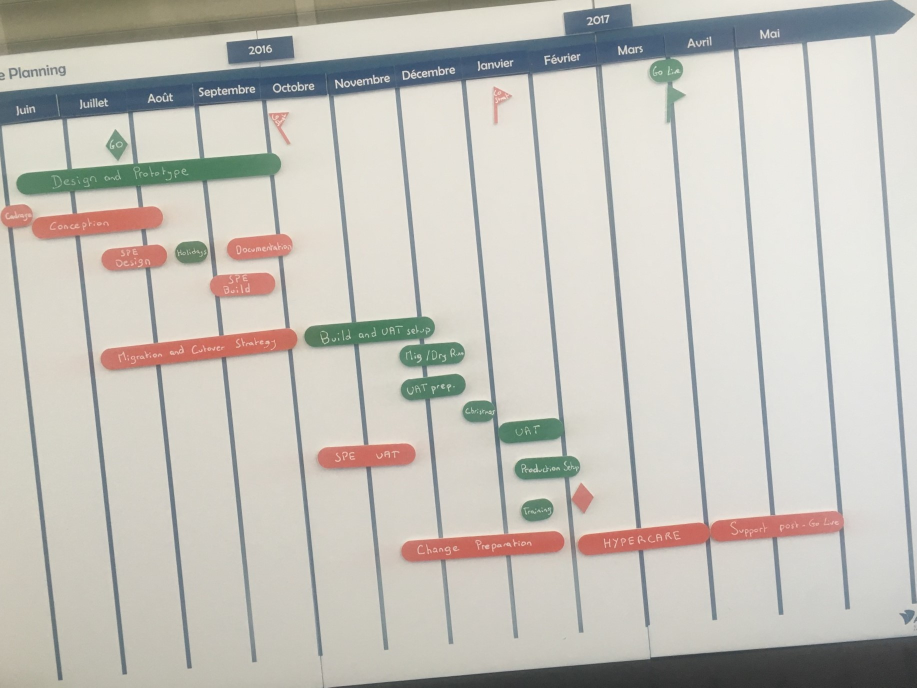
#> input picture img/pivot_1.jpg, 1833 x 1375 px (shown at 1/2 size)
$ python correct_skew.py
#> lines starting #> are read from the running program, lines starting #| are printed output that depends on the picture; after the words box and inside, x2 and y2 are one past the last pixel; in counts of white or black regions, pixels touching at a corner belong together; long printed decimals are rounded
import cv2
import numpy as np
from scipy.ndimage.morphology import binary_fill_holes
import matplotlib.pyplot as plt
import skimage.measure
import csv
import math
import matplotlib.patches as mpatches

#Correcting skew using the red and green horizontal lines

image = cv2.imread('img/pivot_1.jpg')
#> image is the input picture: shape (1375, 1833, 3); mean B, G, R 186.5, 193.6, 196.5

r = 1000.0 / image.shape[1]
#> r = 0.546
dim = (1000, int(image.shape[0] * r))
#> dim = (1000, 750)

# perform the actual resizing of the image and show it
resized = cv2.resize\
   (image, dim, interpolation=cv2.INTER_AREA)
#cv2.imshow("resized", resized)

# Convert BGR to HSV
hsv = cv2.cvtColor(resized, cv2.COLOR_BGR2HSV)
#> hsv: shape (750, 1000, 3); mean H, S, V 34.2, 23.6, 200.3

lower = np.array([0, 100, 100], dtype="uint8")
upper = np.array( [10, 255, 255], dtype="uint8")
# find the colors within the specified boundaries and apply
#  the mask
mask = cv2.inRange(hsv, lower, upper)
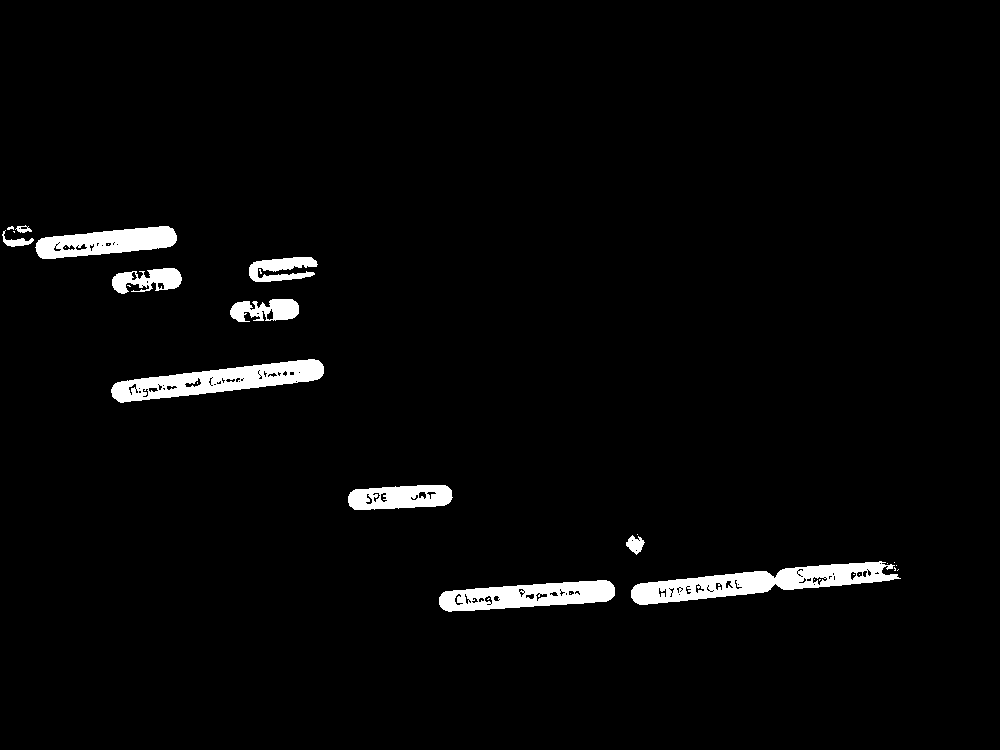
#> mask: shape (750, 1000); 2.9% white; 30 white regions (19 under 20 px), largest, box (x1, y1, x2, y2) and area: (631, 561, 901, 605) 5080, (111, 359, 324, 403) 4317, (439, 580, 615, 612) 3487

output = cv2.bitwise_and(resized, resized, mask=mask)
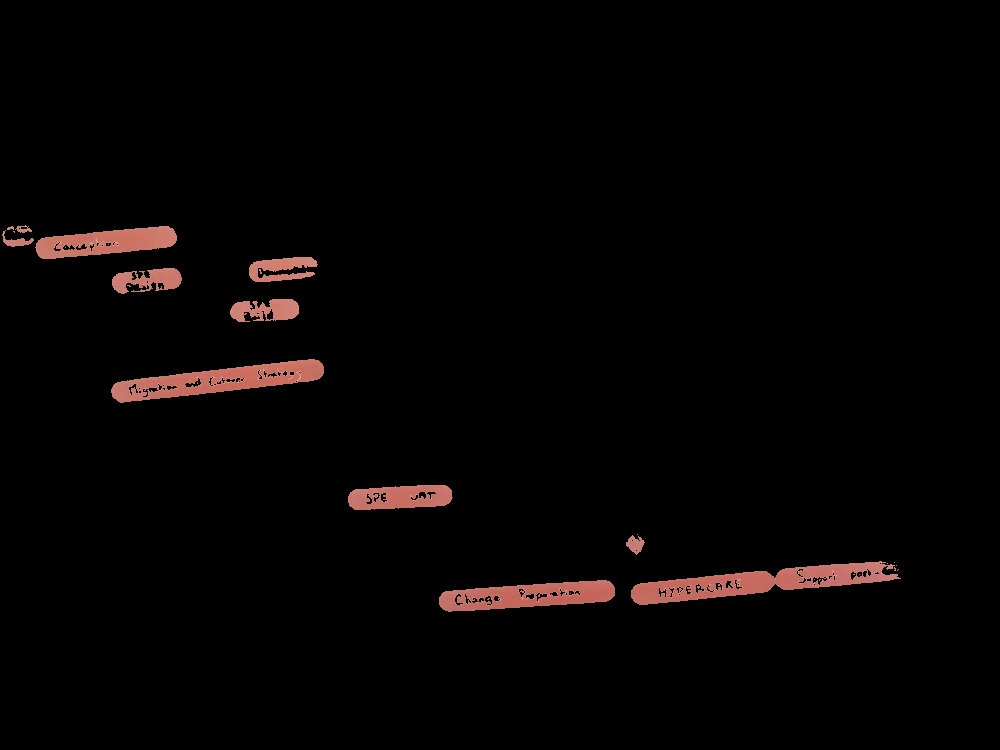
#> output: shape (750, 1000, 3); mean B, G, R 3, 3.4, 5.8
# Define contours

# Grayscale
gray = cv2.cvtColor(output, cv2.COLOR_BGR2GRAY)
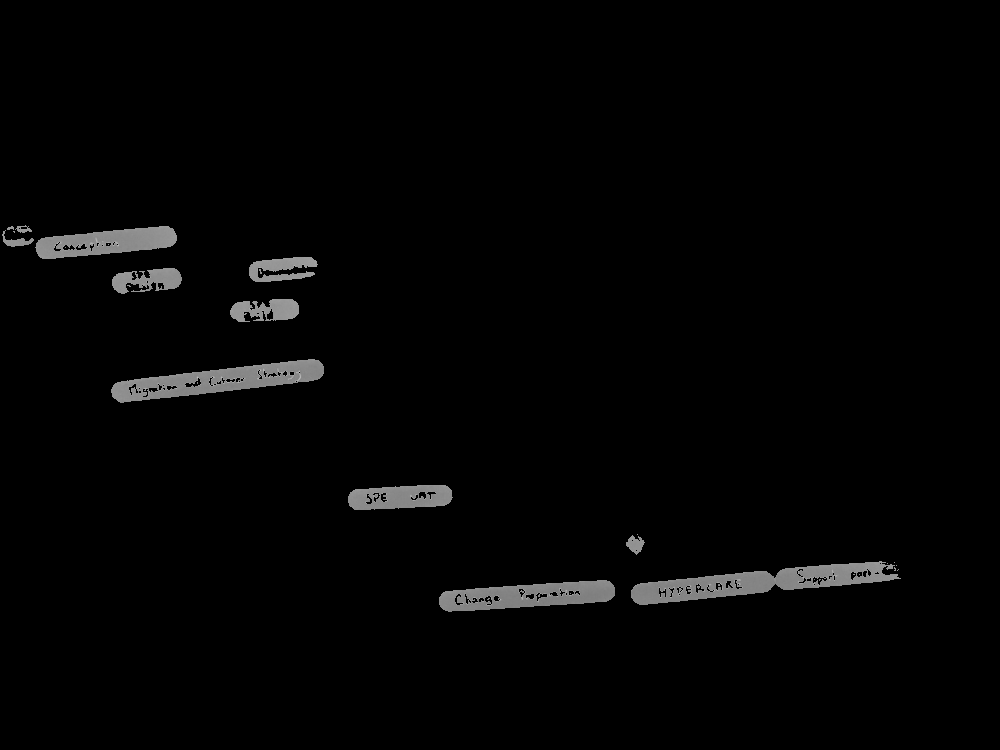
#> gray: shape (750, 1000); min 0, max 188, mean 4

# Threshold.
# Set values equal to or above 220 to 0.
# Set values below 0 to 0.
th, im_th = cv2.threshold(output,0,255, cv2.THRESH_BINARY);
plt.imshow(im_th)
plt.title("WithHoles")
plt.show()

imwithoutholes=binary_fill_holes(im_th[:,:,0], structure=np.ones((3,3))).astype(int)
#> imwithoutholes: shape (750, 1000) int64; values 0 (black) and 1 (white), 3.1% white; 21 white regions (10 under 20 px), largest, box (x1, y1, x2, y2) and area: (631, 561, 901, 605) 5452, (111, 359, 324, 403) 4640, (439, 580, 615, 612) 3770


plt.imshow(imwithoutholes)
plt.title("imwithoutholes")
plt.show()

#gris = cv2.cvtColor(imwithoutholes, cv2.COLOR_BGR2GRAY)
edges = cv2.Canny(gray, 100, 170, apertureSize=3)
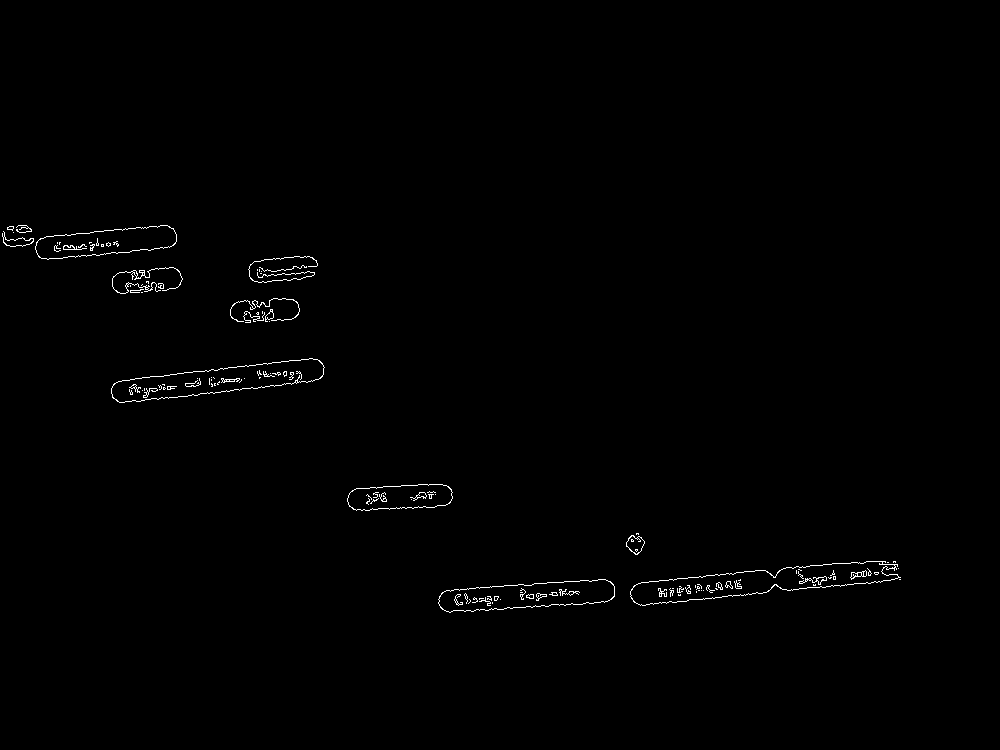
#> edges: shape (750, 1000); 0.61% white in thin lines or dots, all inside (x1, y1, x2, y2) = (2, 225, 901, 613)
cv2.imshow('edges', edges)

lines = cv2.HoughLines(edges,1, np.pi / 700, 150)
#> lines = [[618, 1.5]]

for [[rho, theta]] in lines:
   a = np.cos(theta)
   b = np.sin(theta)
   x0 = a * rho
   y0 = b * rho
   x1 = int(x0 + 1000 * (-b))
   y1 = int(y0 + 1000 * (a))
   x2 = int(x0 - 1000 * (-b))
   y2 = int(y0 - 1000 * (a))

   cv2.line(resized, (x1, y1), (x2, y2), (255, 0, 0), 2)
   angle=-math.degrees(theta)
   print (angle)
   if angle < -45:
       angle = -(90 + angle)
       # otherwise, just take the inverse of the angle to make
       #  it positive
   else:
       angle = -angle
#> this loop made 1 pass
#> (rho, theta, a, b, x0, y0, x1, y1) on pass 1: (618, 1.5, 0.0673, 0.998, 41.57, 616.6, -956, 683)
#| -86.143
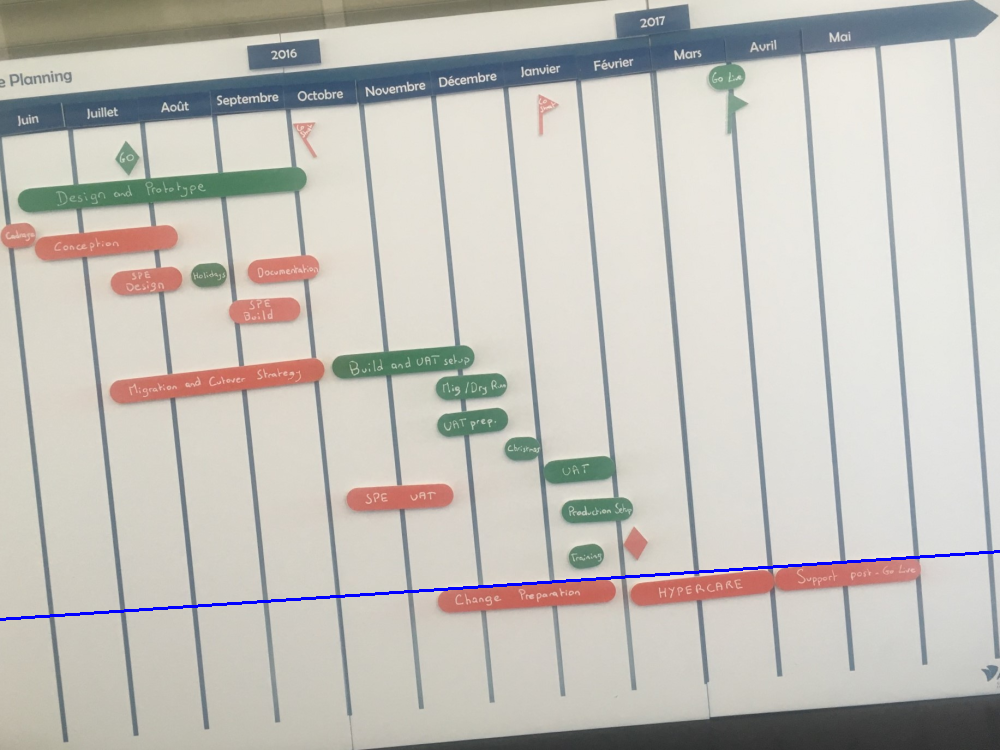
#> resized: shape (750, 1000, 3); mean B, G, R 186.7, 192.9, 195.7


cv2.imshow('Hough Lines', resized)
cv2.waitKey(0)

(h, w) = resized.shape[:2]
#> h = 750; w = 1000
center = (w // 2, h // 2)
#> center = (500, 375)
M = cv2.getRotationMatrix2D(center, angle, 1.0)
#> M = [[0.998, -0.0673, 26.36], [0.0673, 0.998, -32.79]]
rotated = cv2.warpAffine(resized, M, (w, h),flags=cv2.INTER_CUBIC, borderMode=cv2.BORDER_REPLICATE)

# draw the correction angle on the image so we can validate it
cv2.putText(rotated, "Angle: {:.2f} degrees".format(angle),
            (10, 30), cv2.FONT_HERSHEY_SIMPLEX, 0.7, (0, 0, 255), 2)
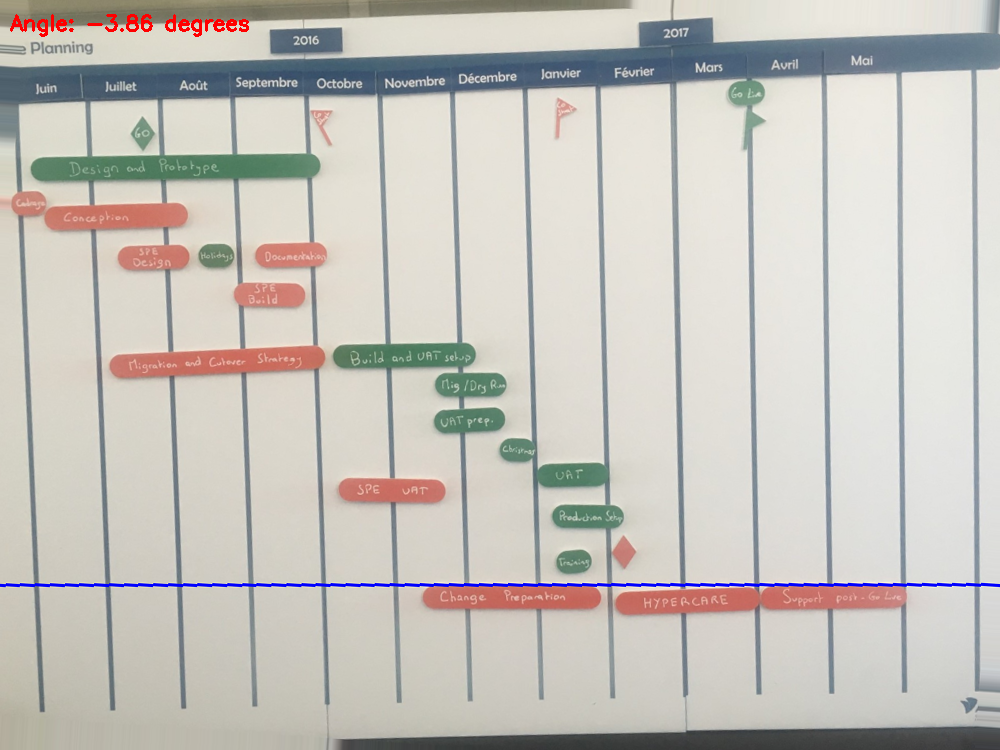
#> rotated: shape (750, 1000, 3); mean B, G, R 188.3, 194.3, 197.7

# show the output image
print("[INFO] angle: {:.3f}".format(angle))
#| [INFO] angle: -3.857
cv2.imshow("Input", resized)
cv2.imshow("Rotated", rotated)
cv2.waitKey(0)

$ run again, with img/pivot_2.jpg copied over img/pivot_1.jpg
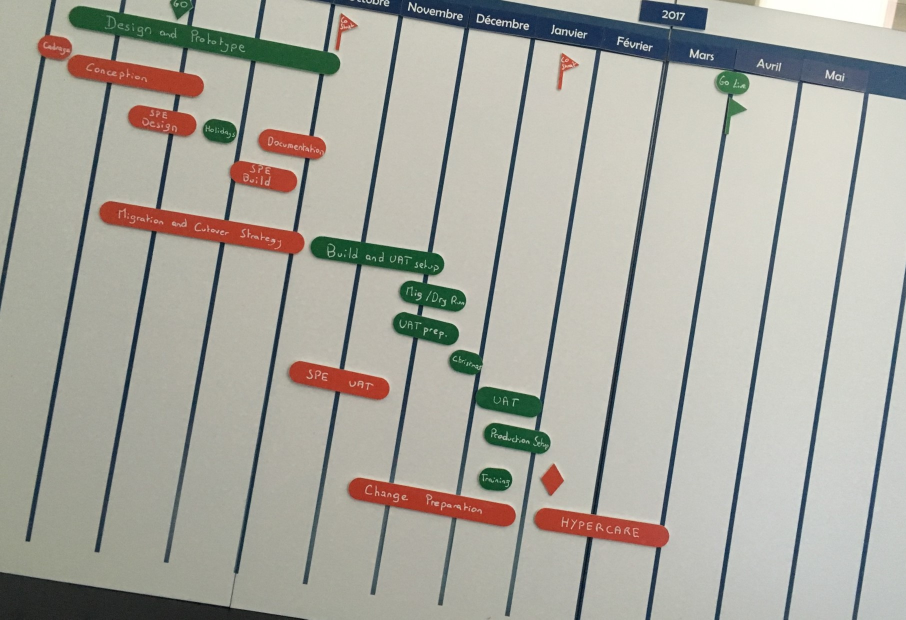
#> input picture img/pivot_2.jpg, 1812 x 1239 px (shown at 1/2 size)
#> image is the input picture: shape (1239, 1812, 3); mean B, G, R 159.6, 168.4, 169.6
#> hsv: shape (683, 1000, 3); mean H, S, V 39, 33.3, 174.6
#> mask: shape (683, 1000); 3.9% white; 13 white regions (1 under 20 px), largest, box (x1, y1, x2, y2) and area: (109, 222, 336, 280) 5491, (384, 527, 569, 580) 4453, (74, 60, 225, 107) 3661
#> imwithoutholes: shape (683, 1000) int64; values 0 (black) and 1 (white), 4% white; 12 white regions, largest, box (x1, y1, x2, y2) and area: (109, 222, 336, 280) 5564, (384, 527, 569, 580) 4527, (74, 60, 225, 107) 3663
#> edges: shape (683, 1000); 0.75% white in thin lines or dots, all inside (x1, y1, x2, y2) = (41, 15, 739, 604)
#> lines = [[199, 1.73]]
#> the loop `for [[rho, theta]] in lines:` made 1 pass
#> (rho, theta, a, b, x0, y0, x1, y1) on pass 1: (199, 1.73, -0.161, 0.987, -32.01, 196.4, -1018, 35)
#> (printed output is left out)
#> after the loop `for [[rho, theta]] in lines:`:
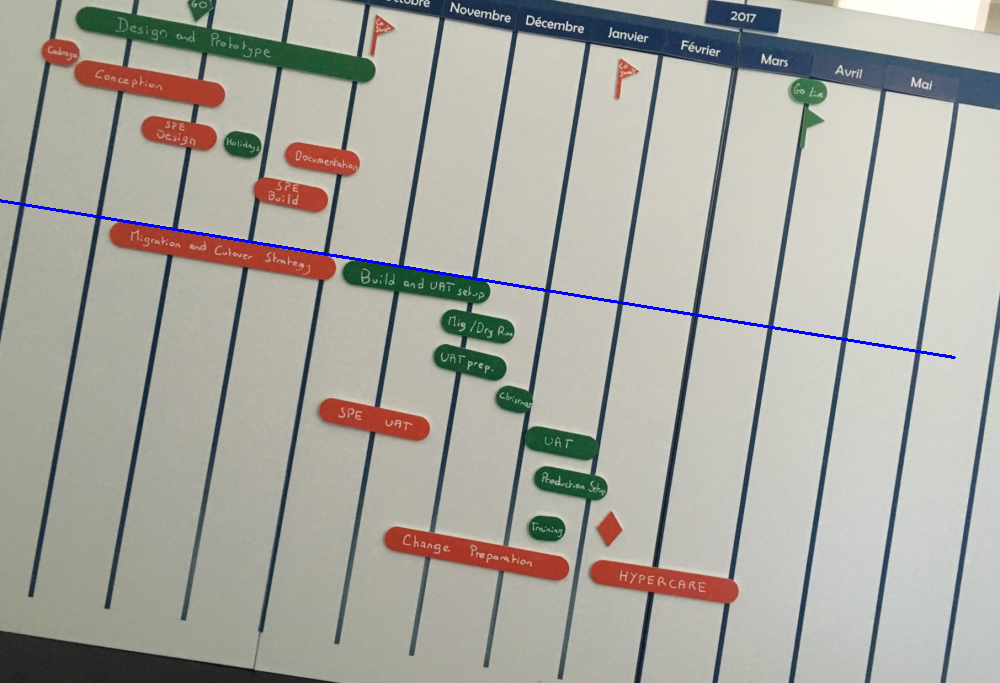
#> resized: shape (683, 1000, 3); mean B, G, R 160, 167.6, 168.9
#> M = [[0.987, 0.161, -48.34], [-0.161, 0.987, 84.87]]
#> `cv2.putText(rotated, "Angle: {:.2f} degrees".format(angle), (10, 30), ..`:
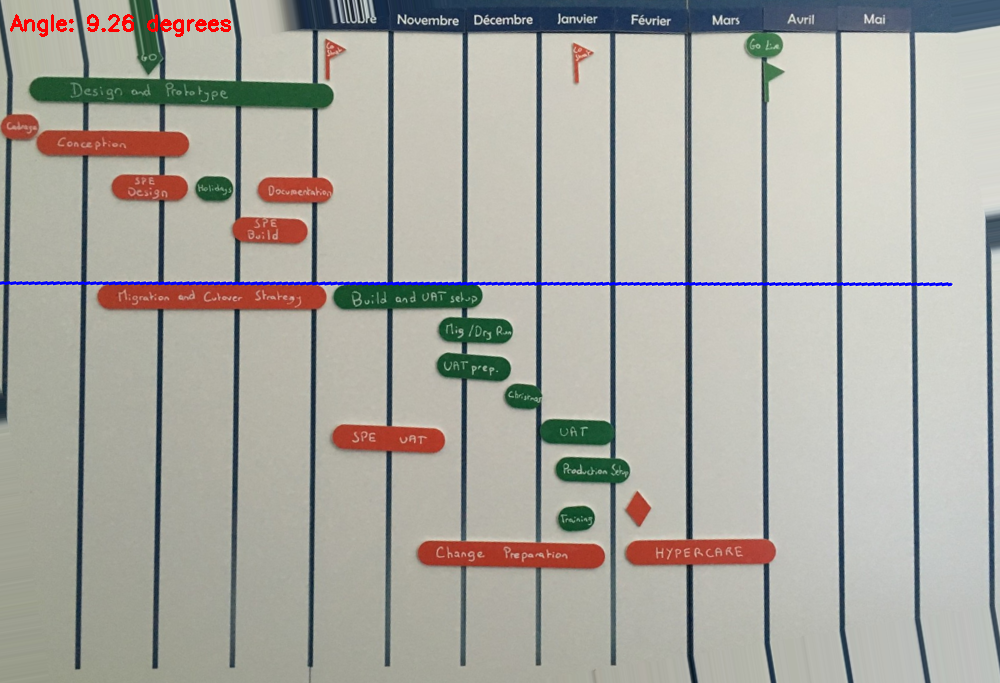
#> rotated: shape (683, 1000, 3); mean B, G, R 160.4, 168, 169.7
#| [INFO] angle: 9.257
